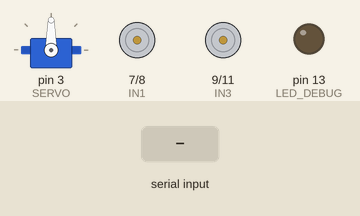
This sketch was run on a simulated Arduino Uno, built with avr-gcc and run on an emulated ATmega328P. On the bench: servo, motor-driver pin pairs drawn as motors (green arrow = first pin HIGH = forward, orange = second pin HIGH = backward, longer = more drive, scaled by the enable pin), output pins drawn as LEDs (lit = HIGH). The test bench sets the inputs (shaded band).

Above: at 1.2 s.
1.3 s: "f\n" received over Serial
At 2.2 s:
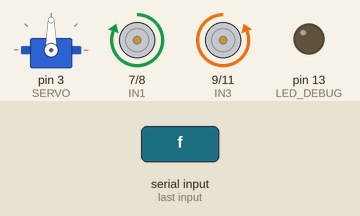
2.8 s: "b\n" received over Serial
At 3.4 s:
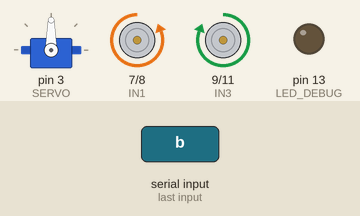
4.3 s: "l\n" received over Serial
At 5.5 s:
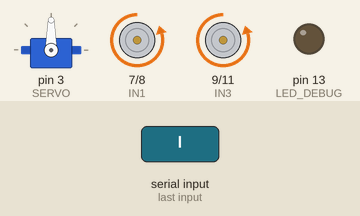
5.8 s: "r\n" received over Serial
At 6.8 s:
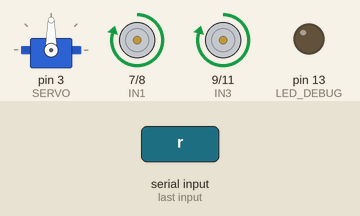
7.3 s: "s\n" received over Serial
At 8.0 s:
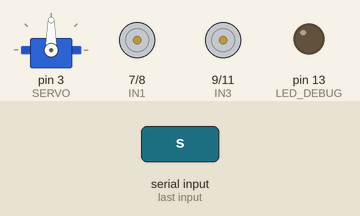
8.8 s: "f\n" received over Serial
At 9.1 s:
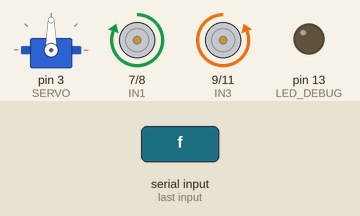
Timing chart, 0 to 11.3 s (numbered marks = the images above; inputs shaded):
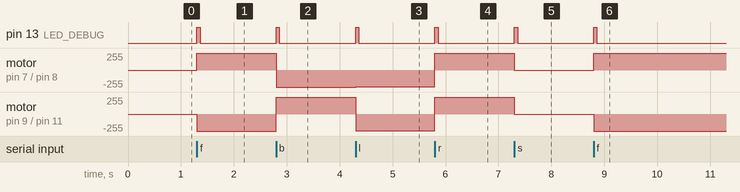

The sketch:

Tercer_Sistema.ino
```cpp
#include <Servo.h>

#define ENA 5
#define ENB 6
#define IN1 7
#define IN2 8
#define IN3 9
#define IN4 11
#define SERVO 3
#define LED_DEBUG 13 // Usaremos el LED integrado de la placa

Servo servo;

unsigned char carSpeed = 250;
char currentCommand = 's';

void forward(){
  digitalWrite(ENA,HIGH); digitalWrite(ENB,HIGH);
  digitalWrite(IN1,HIGH); digitalWrite(IN2,LOW);
  digitalWrite(IN3,LOW);  digitalWrite(IN4,HIGH);
}

void back(){
  digitalWrite(ENA,HIGH); digitalWrite(ENB,HIGH);
  digitalWrite(IN1,LOW);  digitalWrite(IN2,HIGH);
  digitalWrite(IN3,HIGH); digitalWrite(IN4,LOW);
}

void left(){
  analogWrite(ENA,carSpeed); analogWrite(ENB,carSpeed);
  digitalWrite(IN1,LOW);     digitalWrite(IN2,HIGH);
  digitalWrite(IN3,LOW);     digitalWrite(IN4,HIGH);
}

void right(){
  analogWrite(ENA,carSpeed); analogWrite(ENB,carSpeed);
  digitalWrite(IN1,HIGH);    digitalWrite(IN2,LOW);
  digitalWrite(IN3,HIGH);    digitalWrite(IN4,LOW);
}

void stopCar(){
  digitalWrite(ENA,LOW); digitalWrite(ENB,LOW);
}

void setup() {
  Serial.begin(9600); // Velocidad estándar, pero sospechamos de esto
  pinMode(LED_DEBUG, OUTPUT);
  digitalWrite(LED_DEBUG, LOW);

  servo.attach(SERVO);
  pinMode(IN1,OUTPUT); pinMode(IN2,OUTPUT);
  pinMode(IN3,OUTPUT); pinMode(IN4,OUTPUT);
  pinMode(ENA,OUTPUT); pinMode(ENB,OUTPUT);
  stopCar();
}

void loop() {
  if (Serial.available() > 0) {
    // ¡Chismoso visual! El LED parpadea si entra CUALQUIER dato por RX
    digitalWrite(LED_DEBUG, HIGH);

    char getstr = Serial.read();

    if (getstr != '\n' && getstr != '\r') {
      currentCommand = getstr;

      switch(currentCommand){
        case 'f': forward();   break;
        case 'b': back();      break;
        case 'l': left();      break;
        case 'r': right();     break;
        case 's': stopCar();   break;
        default:  break;
      }
    }

    // Apaga el LED rápido para que se vea el parpadeo en el siguiente comando
    delay(30);
    digitalWrite(LED_DEBUG, LOW);
  }
}
```

Measured:
- after the input at 1.3 s, pin 13 (LED_DEBUG): LOW → HIGH at once, → LOW 0.06 s later; motor on pin 7 (IN1) / pin 8 (IN2): stopped → forward 255/255 at once; motor on pin 9 (IN3) / pin 11 (IN4): stopped → backward 255/255 at once
- after the input at 2.8 s, pin 13 (LED_DEBUG): LOW → HIGH at once, → LOW 0.06 s later; motor on pin 7 (IN1) / pin 8 (IN2): forward 255/255 → backward 255/255 at once; motor on pin 9 (IN3) / pin 11 (IN4): backward 255/255 → forward 255/255 at once
- after the input at 4.3 s, pin 13 (LED_DEBUG): LOW → HIGH at once, → LOW 0.06 s later; motor on pin 7 (IN1) / pin 8 (IN2): backward 255/255 → backward 250/255 at once; motor on pin 9 (IN3) / pin 11 (IN4): forward 255/255 → backward 250/255 at once
- after the input at 5.8 s, pin 13 (LED_DEBUG): LOW → HIGH at once, → LOW 0.06 s later; motor on pin 7 (IN1) / pin 8 (IN2), motor on pin 9 (IN3) / pin 11 (IN4): backward 250/255 → forward 250/255 at once
- after the input at 7.3 s, pin 13 (LED_DEBUG): LOW → HIGH at once, → LOW 0.06 s later; motor on pin 7 (IN1) / pin 8 (IN2), motor on pin 9 (IN3) / pin 11 (IN4): forward 250/255 → stopped at once
- after the input at 8.8 s, pin 13 (LED_DEBUG): LOW → HIGH at once, → LOW 0.06 s later; motor on pin 7 (IN1) / pin 8 (IN2): stopped → forward 255/255 at once; motor on pin 9 (IN3) / pin 11 (IN4): stopped → backward 255/255 at once
